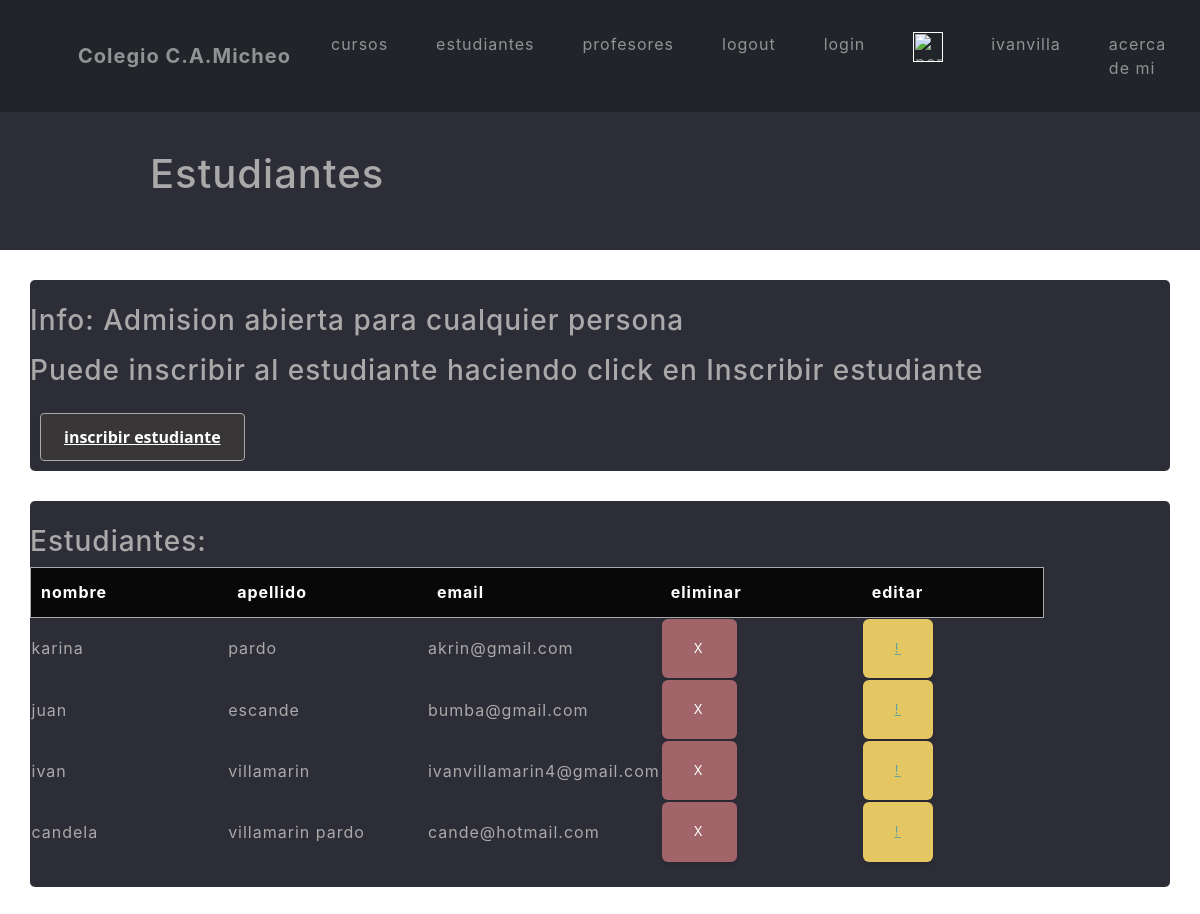
The app's page /estudiantes (signed in) with its own data.
### App/models.py (models this page shows, shortened)
class Estudiante(models.Model):
    nombre = models.CharField(max_length=30)
    apellido = models.CharField(max_length=30)
    email = models.EmailField()

### App/views.py (the view)
# urls.py: path('estudiantes', estudiantes, name="estudiantes"),
@login_required
def estudiantes(request):
    Estudiantes = Estudiante.objects.all()
    return render(request, "App/estudiantes.html", {"Estudiantes":Estudiantes})

### App/templates/App/estudiantes.html (shortened to what this page needs)
<div>
    {% extends "App/inicio.html" %}
    {% load static %}
        {% block contenidoQueCambia %}
        <div class="titulo">
            <h1 style="padding: 150px" >Estudiantes</h1>
        </div>
        <div style="margin: 30px;" style="padding: 40px;" class="info">
            <br>
            <h3><p style="color: darkgray;">Info: Admision abierta para cualquier persona</p></h3>
            <h3> <p style="color: darkgray;" > Puede inscribir al estudiante haciendo click en Inscribir estudiante </p> </h3>
            <button id="bottone5"> <a style="color: white;" href="/App/setEstudiante">inscribir estudiante</a></button>
            <br>
        </div>
        <div class="info" style="margin: 30px;" style="padding: 30px;" >
            <br>
            <h3 style="color: darkgrey;" style="margin: 20px;" >Estudiantes:</h3>
            <table style="color: darkgrey;" id="tablaComp">
                <tr id="tablaEst">
                    <th>nombre</th>
                    <th>apellido</th>
                    <th>email</th>
                    <th>eliminar</th>
                    <th>editar</th>
                </tr>
                    {% for estudiante in Estudiantes %}
                    <tr>
                        <td>{{estudiante.nombre}}</td>
                        <td>{{estudiante.apellido}}</td>
                        <td>{{estudiante.email}}</td>
                        <td><button class="btn btn-danger btnEliminar"><a href="{% url 'eliminarEstudiante' estudiante.nombre %}">X</a></button></td>
                        <td><button class="btn btn-warning btnEditar"><a href="{% url 'editarEstudiante' estudiante.nombre %}">!</a></button></td>
                    </tr>
                    {% endfor %}
            </table>
            <br>
        </div>
        {% endblock %}

### App/templates/App/inicio.html (shortened to what this page needs)
<!DOCTYPE html>
<html lang="en">
<head>
    {% load static %}
    <link href="{% static 'AppEstilos/css/styles.css'%}" rel="stylesheet"/>
    <link href="{% static 'AppEstilos/css/estilo.css'%}" rel="stylesheet"/>
</head>
<body>
    <nav class="navbar navbar-expand-lg fixed-top bg-dark" id="mainNav">
        <div class="container px-4 px-lg-5">
            <a class="navbar-brand" href="#page-top">Colegio C.A.Micheo </a>
            <div class="collapse navbar-collapse" id="navbarResponsive">
                <ul class="navbar-nav ms-auto">
                    <li class="nav-item"><a class="nav-link navText" href="{% url 'cursos' %}">cursos</a></li>
                    <li class="nav-item"><a class="nav-link navText" href="{% url 'estudiantes' %}">estudiantes</a></li>
                    <li class="nav-item"><a class="nav-link navText" href="{% url 'profesores' %}">profesores</a></li>
                    <li class="nav-item"><a class="nav-link navText" href="{% url 'Logout' %}">logout</a></li>
                    <li class="nav-item"><a class="nav-link navText" href="{% url 'login' %}">login</a></li>
                    <li class="nav-item"><a class="nav-link navText" href=""><img src="{{avatar}}" width="30px" alt="perfil"></a></li>
                    <li class="nav-item"><a class="nav-link navText" href="{% url 'perfil' %}">{{user.username}}</a></li>
                    <li class="nav-item"><a class="nav-link navText" href="{% url 'acercaDeMi' %}">acerca de mi</a></li>
                </ul>
            </div>
        </div>
    </nav>
    <div class="contenido">
        {% block contenidoQueCambia %}{% endblock %}
    </div>
    <br>
    <br>
    <br>
    <br>
    <br>
    <br>
    <br>
    <br>
</body>
</html>

### App/static/AppEstilos/css/estilo.css (style rules this page uses)
.titulo { background-color: rgb(45, 45, 56); height: 250px; color: darkgray; }
#tablaComp tr th { padding-right: 120px; }
#tablaEst { padding: 120px ; height: 50px; background-color: #080808; border: 1px solid rgb(169,169,169); color: white; border-radius: 3px; padding-right: 10px; }
#tablaEst th { padding: 10px; }
.btnEliminar a { border-radius: 15px !important; color: white !important; text-decoration: none !important; }
.info { background-color: rgb(45, 45, 56) ; margin-left: 30px; border-radius: 5px; }
#bottone5 { margin: 10px; align-items: center; background-color: #383636; border: 1px solid rgb(169, 169, 169); border-radius: .25rem; box-shadow: rgba(0, 0, 0, 0.02) 0 1px 3px 0; box-sizing: border-box; color: rgba(0, 0, 0, 0.85); cursor: pointer; display: inline-flex; font-family: system-ui,-apple-system,system-ui,"Helvetica Neue",Helvetica,Arial,sans-serif; font-size: 16px; font-weight: 600; justify-content: center; line-height: 1.25; min-height: 3rem; padding: calc(.875rem - 1px) calc(1.5rem - 1px); text-decoration: none; transition: all 250ms; user-select: none; -webkit-user-select: none; touch-action: manipulation; vertical-align: baseline; width: auto; }

### records on screen
Estudiante: nombre "karina", apellido "pardo", email "akrin@gmail.com"
Estudiante: nombre "juan", apellido "escande", email "bumba@gmail.com"
Estudiante: nombre "ivan", apellido "villamarin", email "ivanvillamarin4@gmail.com"
Estudiante: nombre "candela", apellido "villamarin pardo", email "cande@hotmail.com"

### other values on screen
{{ user.username }} "ivanvilla"
